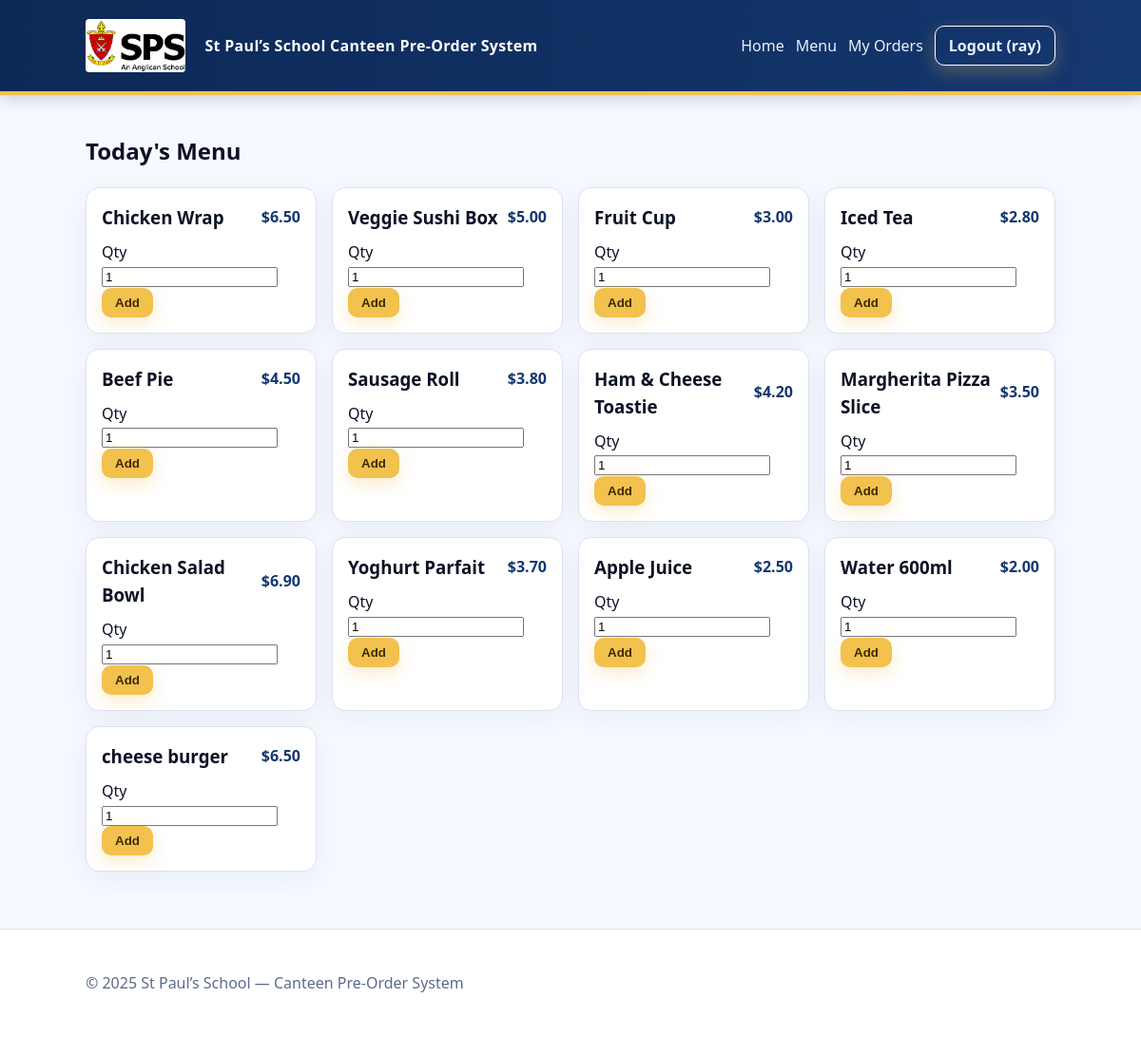
Screenshot of /menu (signed in) with the database file from the repository.
### models.py (models this page shows)
class MenuItem(db.Model):
    __tablename__ = 'menu_items'
    id = db.Column(db.Integer, primary_key=True)
    name = db.Column(db.String(100), nullable=False)
    price = db.Column(db.Float, nullable=False)
    available = db.Column(db.Boolean, default=True)

### app.py (the view)
    def wrapped(*a, **kw):
        if 'user_id' not in session:
            flash("Please log in first.", "error")
            return redirect(url_for('login'))
        return view(*a, **kw)

### app.py (called while the page is built, shortened)
def login_required(view):
    def wrapped(*a, **kw):
        if 'user_id' not in session:
            flash("Please log in first.", "error")
            return redirect(url_for('login'))
        return view(*a, **kw)
    wrapped.__name__ = view.__name__
    return wrapped

@app.route('/menu', methods=['GET', 'POST'])
@login_required
def menu():
    items = MenuItem.query.filter(or_(MenuItem.available == True, MenuItem.available.is_(None))).all()
    return render_template('menu.html', items=items)

### templates/menu.html (shortened to what this page needs)
{% extends "base.html" %}
{% block content %}
<h2>Today's Menu</h2>
{% if items %}
<div class="grid">
  {% for i in items %}
  <div class="card">
    <div class="card-head">
      <h3>{{ i.name }}</h3>
      <span class="price">${{ '%.2f'|format(i.price) }}</span>
    </div>
    <form method="post" class="order-line">
      <label>Qty
        <input type="number" name="quantity" value="1" min="1">
      </label>
      <button class="btn">Add</button>
    </form>
  </div>
  {% endfor %}
</div>
{% else %}
<div class="empty">
  <h3>Menu Not Available</h3>
  <p>No menu items available today. Please check back later.</p>
</div>
{% endif %}
{% endblock %}

### static/sps-theme.css (style rules this page uses)
:root { --blue:#0c2956; --blue-2:#15376f; --gold:#f2c14e; --text:#0b1225; --paper:#ffffff; --muted:#5a6b8f; --line:#dbe2f1; }
* { box-sizing:border-box }
html,body { margin:0;padding:0;background:#f6f9ff;color:var(--text);font:16px/1.55 system-ui,-apple-system,Segoe UI,Roboto,Arial }
.btn { background:var(--gold);color:#3d2b00;border:none;border-radius:10px;padding:8px 14px;font-weight:700;box-shadow:0 6px 18px rgba(242,193,78,.3) }
.card { background:#fff;border:1px solid var(--line);border-radius:14px;padding:16px;box-shadow:0 8px 32px rgba(12,41,86,.06) }
.card h3 { margin:0 }
.card-head { display:flex;align-items:center;justify-content:space-between;margin-bottom:10px }
.price { color:var(--blue-2);font-weight:800 }
.grid { display:grid;grid-template-columns:repeat(auto-fill,minmax(240px,1fr));gap:16px;margin-top:12px }

### rows the page displays
MenuItem: name "Chicken Wrap", price "6.50"
MenuItem: name "Veggie Sushi Box", price "5.00"
MenuItem: name "Fruit Cup", price "3.00"
MenuItem: name "Iced Tea", price "2.80"
MenuItem: name "Beef Pie", price "4.50"
MenuItem: name "Sausage Roll", price "3.80"
MenuItem: name "Ham & Cheese Toastie", price "4.20"
MenuItem: name "Margherita Pizza Slice", price "3.50"
MenuItem: name "Chicken Salad Bowl", price "6.90"
MenuItem: name "Yoghurt Parfait", price "3.70"
MenuItem: name "Apple Juice", price "2.50"
MenuItem: name "Water 600ml", price "2.00"
MenuItem: name "cheese burger", price "6.50"

### other values shown
{{ session.get('username') }} "ray"
